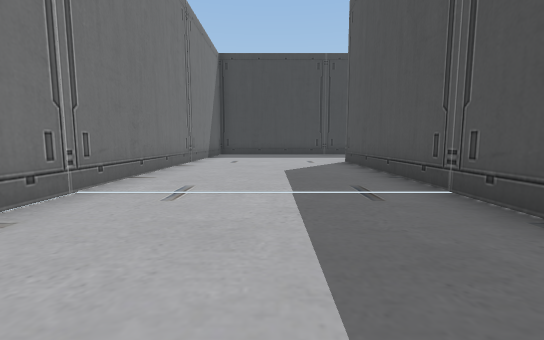
View 1 (above)

22 first-person views from a walk through a 3-D level made in the Unity game engine. The camera is 1.3 m above the floor, tilts 6° down and sees 90° across. The floor is counted in squares, 2 m on a side. Each view is taken from the middle of a square. On the plan, view 1 faces up. The plan holds only what a view shows up to about 9 squares ahead; the rest is blank. The place goes on beyond the plan. Some animated figures are left out.

View 2
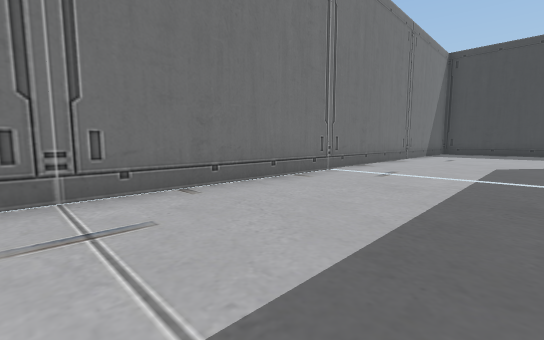

View 3
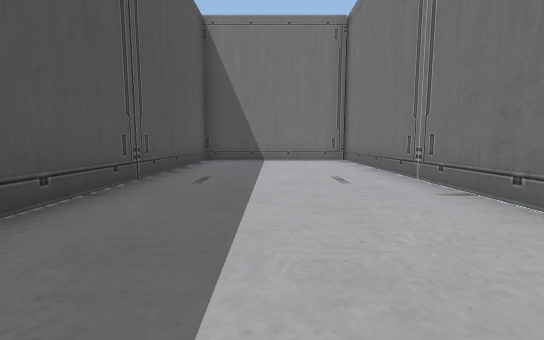

View 4
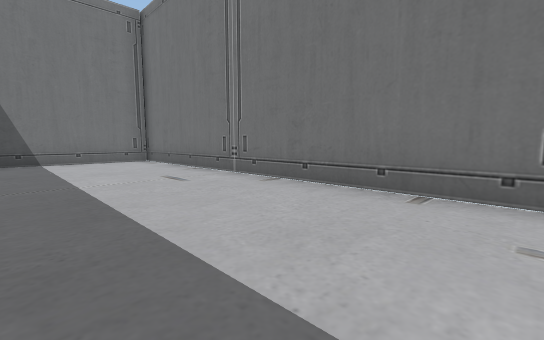

View 5
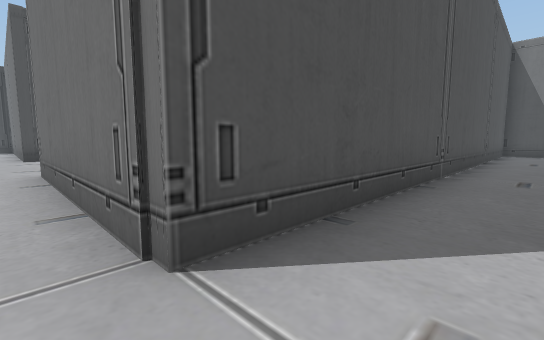

View 6
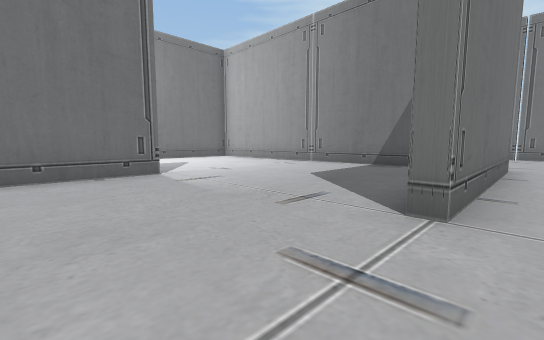

View 7
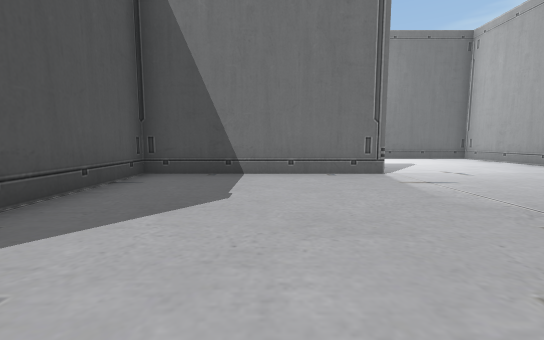

View 8
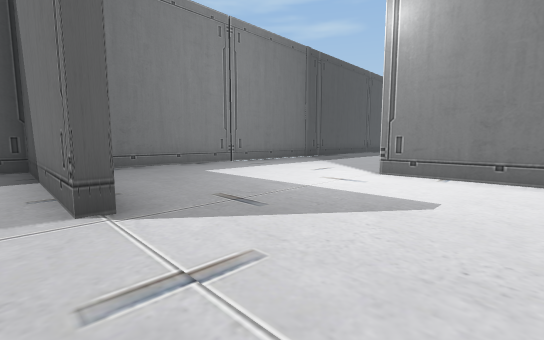

View 9
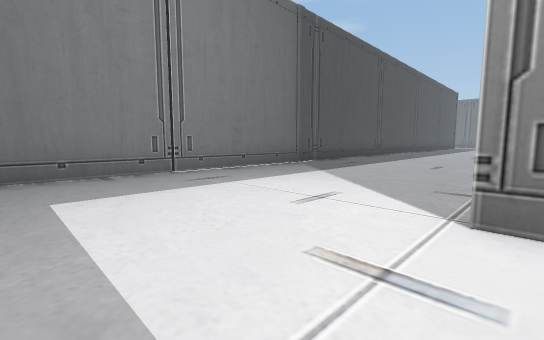

View 10
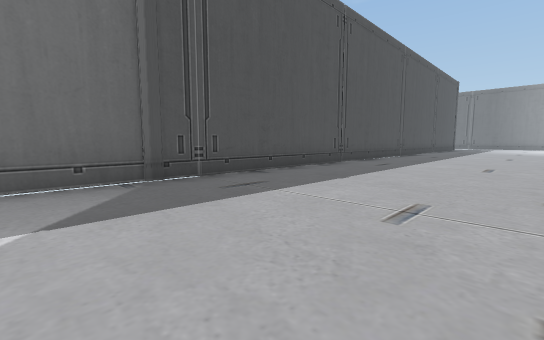

View 11
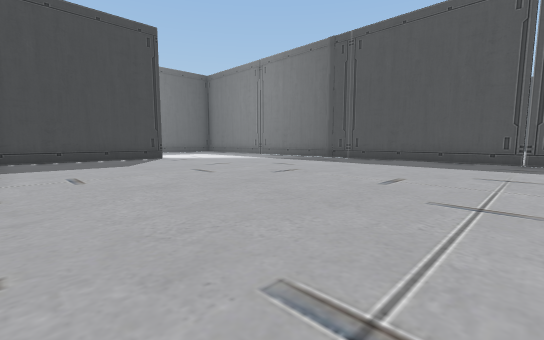

View 12
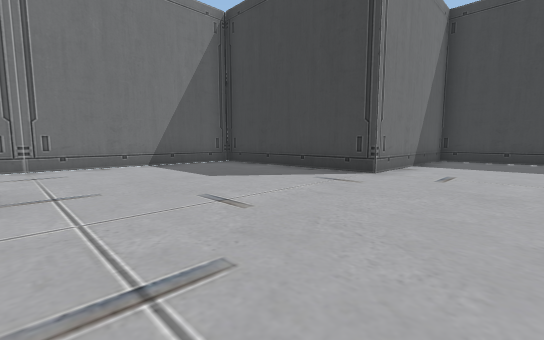

View 13
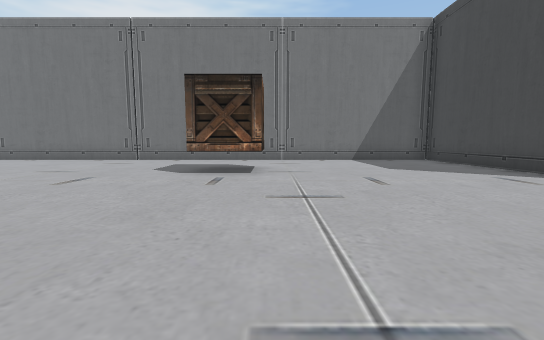

View 14
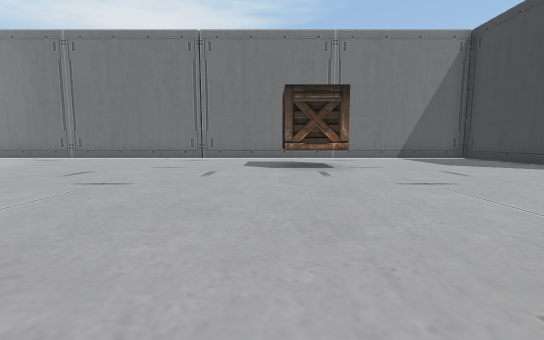

View 15
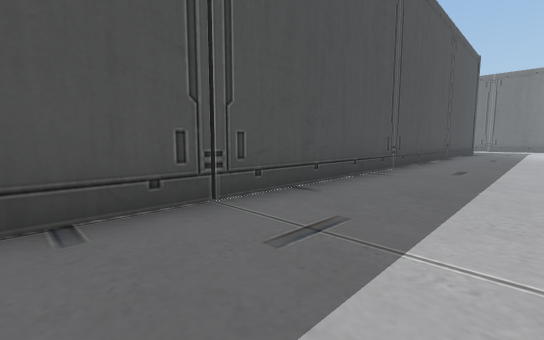

View 16
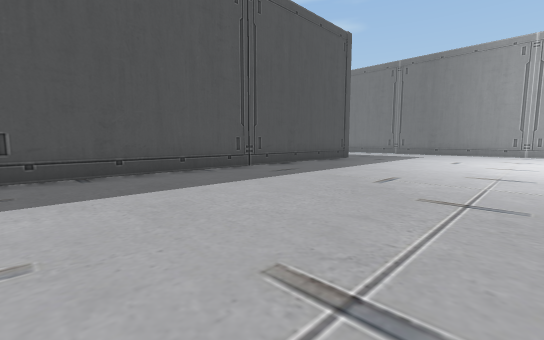

View 17
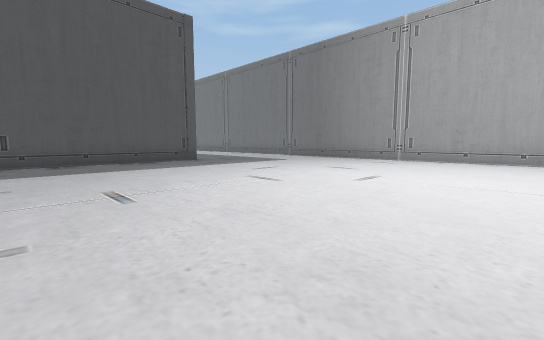

View 18
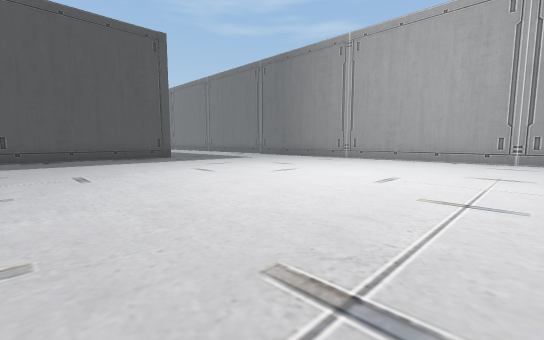

View 19
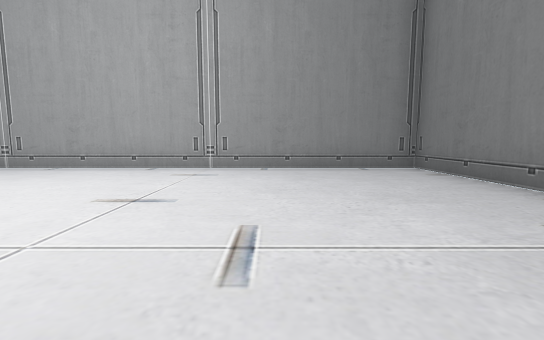

View 20
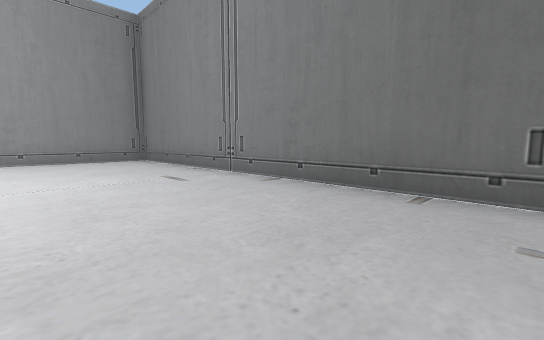

View 21
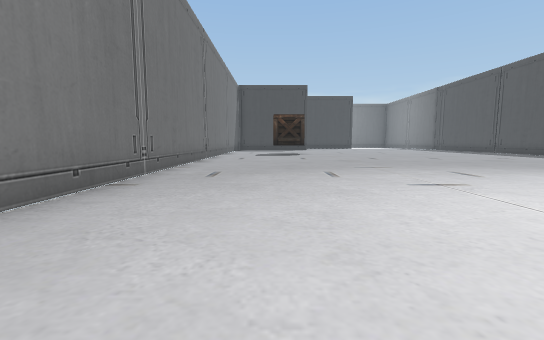

View 22
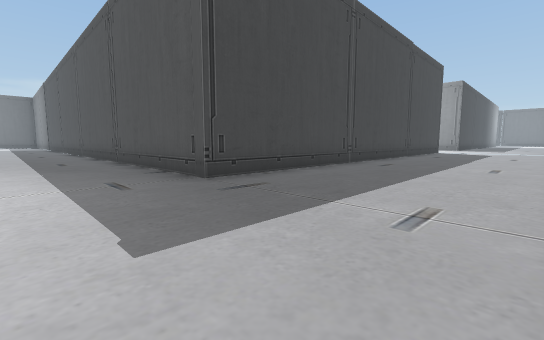

### Floor plan
Key: @ floor where view 1 was taken; # wall or solid block; . floor.
Columns run from 3 left of view 1 to 22 right of it. Each row starts with its distance up from view 1.
  9 #................
  8 #....######.....#
  7 #....#..........#
  6 #....#..........#
  5 #....#..........#
  4 #....#..........#
  3 #....#.....######
  2 #....#..........#
  1 #....#..........#
  0 #..@.#..........#
 -1 #....#  ........#
 -2 #....######.....#
 -3 #....#..........#
 -4 #....#..........#
 -5 #....#..........#
 -6 #....#..........#
 -7 ######..........#
 -8 #...............#
 -9 #...............#
-10 #...............#
-11 #...............#
-12 #...............#
-13  ...#...........#
-14  ...............#
-15  ...............#
-16  ...............#
-17  ........ ......#
-18 #...............#
-19 #...............#
-20 #...............#
-21 #...............#
-22 #...............#
-23 #...............#
-24 #...............#
-25 #...............#
-26 #...............#
-27 #...............#######
-28 #.......................
-29 #........................
-30 #.........................
-31 #........... .............
-32 ############

Where each view was taken, in squares from view 1:
view 1: 0 up, 0 right, facing up
view 2: 2 down, 1 right, facing up-left
view 3: 3 up, 0 right, facing down
view 4: 3 up, 1 right, facing down-left
view 5: 9 up, 1 right, facing down-right
view 6: 9 up, 10 right, facing down-left
view 7: 9 up, 10 right, facing down
view 8: 4 up, 5 right, facing down-right
view 9: 1 up, 7 right, facing down-right
view 10: 4 down, 8 right, facing down-right
view 11: 12 down, 3 right, facing up-right
view 12: 12 down, 5 right, facing up-left
view 13: 12 down, 7 right, facing left
view 14: 14 down, 8 right, facing left
view 15: 10 down, 10 right, facing down-right
view 16: 17 down, 7 right, facing down-right
view 17: 22 down, 4 right, facing down-right
view 18: 22 down, 2 right, facing down-right
view 19: 25 down, 1 right, facing down
view 20: 22 down, 1 right, facing down-left
view 21: 27 down, 0 right, facing up
view 22: 31 down, 10 right, facing up-right
